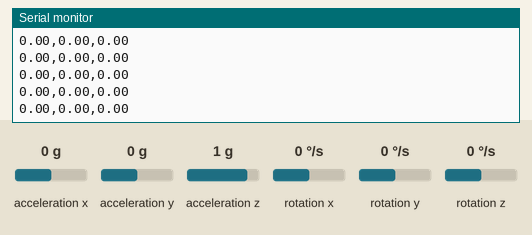
The sketch below on a simulated Arduino Uno, built with avr-gcc and run on an emulated ATmega328P. Parts: the last lines printed to the serial monitor. Wiring (inferred from the names in the program): MPU-6050 motion sensor at I2C address 0x68. Inputs (shaded band) come from the test bench; at power-on: acceleration x 0 g, rotation z 0 °/s, acceleration y 0 g, acceleration z 1 g, rotation x 0 °/s, rotation y 0 °/s.

Above: at 1.2 s.
1.3 s: acceleration x set to -1.4 g
At 1.8 s:
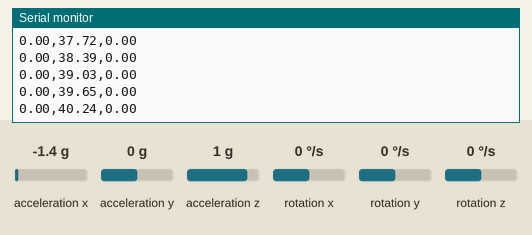
2.8 s: rotation z set to -100 °/s
At 3.4 s:
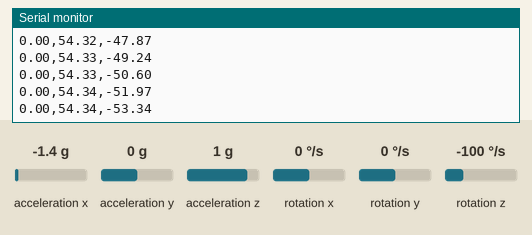
5.8 s: rotation z set to 100 °/s
At 6.7 s:
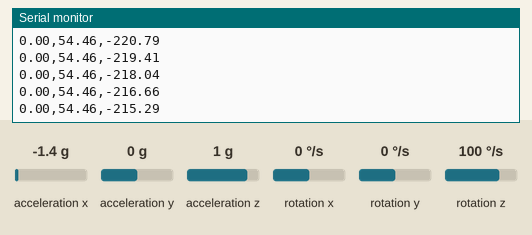
8.8 s: acceleration y set to -1.4 g
At 9.6 s:
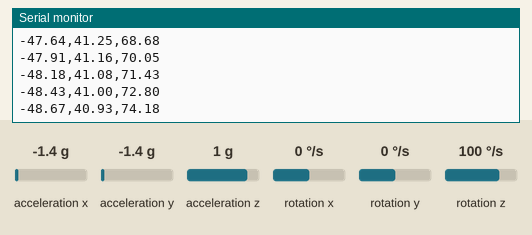
10.3 s: acceleration z set to -1.4 g
At 11.2 s:
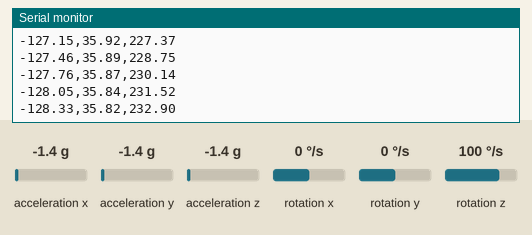
Timing chart, 0 to 12.8 s (numbered marks = the images above; inputs shaded):
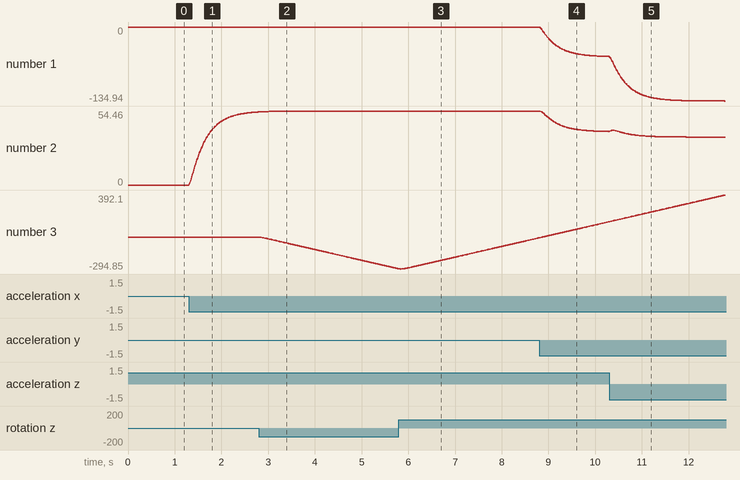

Measured:
- after the input at 1.3 s, the serial monitor: prints a new line at once (image 1)
- plotted number 2: 0 → 53.74 after the input at 1.3 s

The sketch:

Acce_Gyro_Code_arduino.ino
```cpp
#include <Wire.h>

const int MPU_ADDR = 0x68; // I2C address of the MPU-6050

// Variables for Software DSP (Low-Pass Filter)
float f_accel_x = 0, f_accel_y = 0, f_accel_z = 0;
float f_gyro_x = 0, f_gyro_y = 0, f_gyro_z = 0;

// Alpha value for Low-Pass Filter (0.0 to 1.0)
// Lower value = smoother but slightly slower response
const float ALPHA = 0.2;

// Variables for final angles
float roll = 0.0;
float pitch = 0.0;
float yaw = 0.0;

// Time tracking
unsigned long loop_timer;

void setup() {
  // Serial.begin(baudRate)
  Serial.begin(115200);

  // Wire.begin()
  Wire.begin();

  // 1. Wake up the MPU-6050
  Wire.beginTransmission(MPU_ADDR);
  Wire.write(0x6B); // Power Management register
  Wire.write(0x00); // Wake up
  Wire.endTransmission(true);

  // 2. Enable Hardware DSP (Digital Low Pass Filter)
  Wire.beginTransmission(MPU_ADDR);
  Wire.write(0x1A); // CONFIG Register Address
  Wire.write(0x03); // 0x03 = DLPF Level 3 (Bandwidth ~42Hz) to reduce sensor noise
  Wire.endTransmission(true);

  // micros() returns microseconds since start
  loop_timer = micros();
}

void loop() {
  // 1. Request Data from Sensor
  Wire.beginTransmission(MPU_ADDR);
  Wire.write(0x3B); // Start register for Accel
  Wire.endTransmission(false);

  // requestFrom(address, quantity, stop)
  Wire.requestFrom(MPU_ADDR, 14, true);

  // -------------------------------------------------------------------
  // ERROR CHECK: If wires are loose or disconnected, stop calculating
  if (Wire.available() < 14) {
    Serial.println("Error: MPU6050 not connected properly.");
    delay(1000);
    return; // Restart the loop
  }
  // -------------------------------------------------------------------

  // 2. Read Raw Data
  int16_t AcX = Wire.read() << 8 | Wire.read();
  int16_t AcY = Wire.read() << 8 | Wire.read();
  int16_t AcZ = Wire.read() << 8 | Wire.read();
  int16_t Tmp = Wire.read() << 8 | Wire.read(); // Temperature (not used)
  int16_t GyX = Wire.read() << 8 | Wire.read();
  int16_t GyY = Wire.read() << 8 | Wire.read();
  int16_t GyZ = Wire.read() << 8 | Wire.read();

  // 3. Convert to physical units (g for Accel, degrees/sec for Gyro)
  float accel_x = AcX / 16384.0;
  float accel_y = AcY / 16384.0;
  float accel_z = AcZ / 16384.0;

  float gyro_x = GyX / 131.0;
  float gyro_y = GyY / 131.0;
  float gyro_z = GyZ / 131.0;

  // 4. APPLY SOFTWARE DSP (IIR Low-Pass Filter)
  // This smoothly averages the new data with the old data
  f_accel_x = (ALPHA * accel_x) + ((1.0 - ALPHA) * f_accel_x);
  f_accel_y = (ALPHA * accel_y) + ((1.0 - ALPHA) * f_accel_y);
  f_accel_z = (ALPHA * accel_z) + ((1.0 - ALPHA) * f_accel_z);

  f_gyro_x = (ALPHA * gyro_x) + ((1.0 - ALPHA) * f_gyro_x);
  f_gyro_y = (ALPHA * gyro_y) + ((1.0 - ALPHA) * f_gyro_y);
  f_gyro_z = (ALPHA * gyro_z) + ((1.0 - ALPHA) * f_gyro_z);

  // 5. Calculate Accelerometer Angles using FILTERED Data
  // atan2(y, x) -> Returns the angle in radians, convert to degrees
  float accRoll = (atan2(f_accel_y, f_accel_z) * 180.0) / PI;
  float accPitch = -(atan2(f_accel_x, sqrt(f_accel_y * f_accel_y + f_accel_z * f_accel_z)) * 180.0) / PI;

  // 6. Calculate dt (elapsed time in seconds)
  float dt = (micros() - loop_timer) / 1000000.0;
  loop_timer = micros();

  // 7. COMPLEMENTARY FILTER (Combine Filtered Gyro and Filtered Accel data)
  roll = 0.96 * (roll + f_gyro_x * dt) + 0.04 * accRoll;
  pitch = 0.96 * (pitch + f_gyro_y * dt) + 0.04 * accPitch;

  // Yaw relies only on the filtered Z-axis gyro
  yaw = yaw + f_gyro_z * dt;

  // 8. Print Data for Processing (Format must be strictly "roll,pitch,yaw")
  // Serial.print(value)
  Serial.print(roll);
  Serial.print(",");
  Serial.print(pitch);
  Serial.print(",");

  // Serial.println(value)
  Serial.println(yaw);

  // delay(milliseconds) -> Ensure steady loop frequency
  delay(10);
}
```
